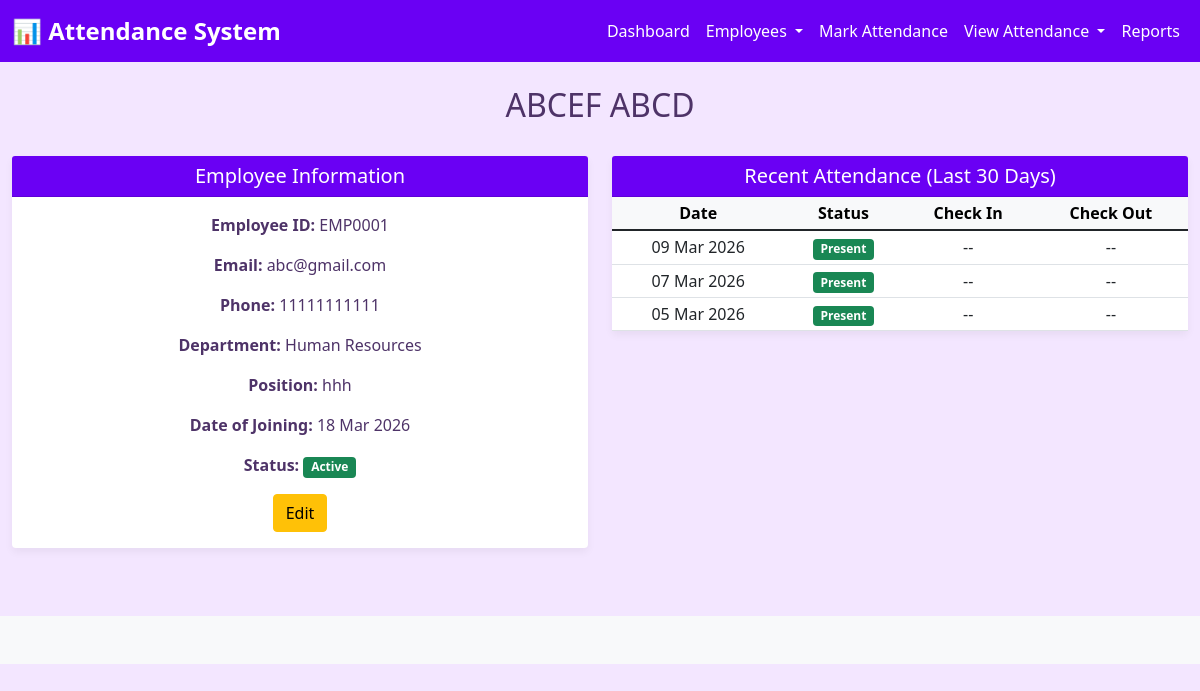
Page /attendance/employees/EMP0001/ on the earlier database version.
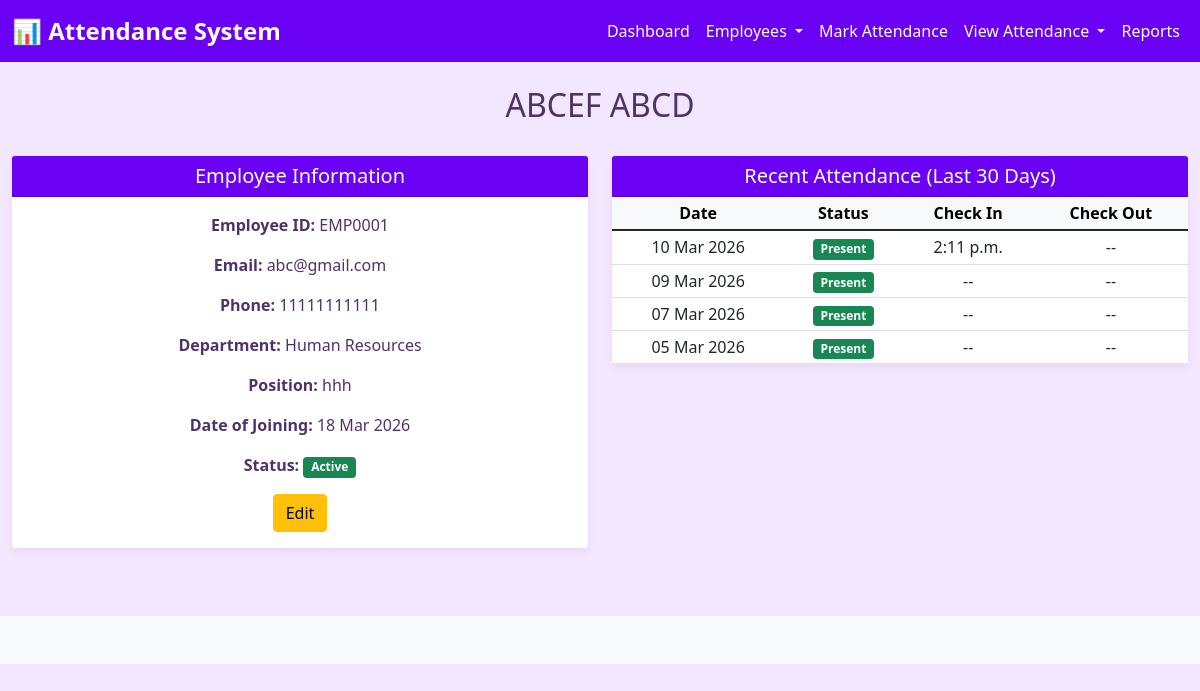
Same page on the later database version.
### attendance/models.py (models this page shows, shortened)
class Attendance(models.Model):
    STATUS_CHOICES = [
        ('PRESENT', 'Present'),
        ('ABSENT', 'Absent'),
        ('WORKING_LEAVE', 'Work From Home'),
        ('NFD', 'No Full Day / Half Day'),
        ('LATE', 'Late'),
    ]
    employee = models.ForeignKey(Employee, on_delete=models.CASCADE, related_name='attendance_records')
    attendance_date = models.DateField(db_index=True)
    status = models.CharField(max_length=20, choices=STATUS_CHOICES)
    check_in_time = models.TimeField(null=True, blank=True)
    check_out_time = models.TimeField(null=True, blank=True)
    remarks = models.TextField(null=True, blank=True)
    created_at = models.DateTimeField(auto_now_add=True, db_index=True)
    updated_at = models.DateTimeField(auto_now=True)
    class Meta:
        ordering = ['-attendance_date']
        unique_together = ['employee', 'attendance_date']
        verbose_name_plural = "Attendance Records"
        indexes = [
            models.Index(fields=['employee', 'attendance_date']),
            models.Index(fields=['attendance_date', 'status']),
        ]

### attendance/views.py (the view)
# urls.py: path('employees/<str:employee_id>/', views.employee_detail, name='employee_detail'),
def employee_detail(request, employee_id):
    employee = get_object_or_404(Employee, employee_id=employee_id)
    thirty_days_ago = datetime.today().date() - timedelta(days=30)
    attendance_records = Attendance.objects.filter(
        employee=employee,
        attendance_date__gte=thirty_days_ago
    ).order_by('-attendance_date')
    context = {
        'employee': employee,
        'attendance_records': attendance_records,
    }
    return render(request, 'attendance/employee_detail.html', context)

### attendance/models.py (called while the page is built)
    def get_full_name(self):
        return f"{self.first_name} {self.last_name}"

### attendance/templates/attendance/employee_detail.html (shortened to what this page needs)
{% extends 'base.html' %}
{% block content %}
<div class="row mb-4">
    <div class="col-md-12">
        <h2>{{ employee.get_full_name }}</h2>
    </div>
</div>
<div class="row">
    <div class="col-md-6">
        <div class="card">
            <div class="card-header">
                <h5 class="mb-0">Employee Information</h5>
            </div>
            <div class="card-body">
                <p><strong>Employee ID:</strong> {{ employee.employee_id }}</p>
                <p><strong>Email:</strong> {{ employee.email }}</p>
                <p><strong>Phone:</strong> {{ employee.phone }}</p>
                <p><strong>Department:</strong> {{ employee.get_department_display }}</p>
                <p><strong>Position:</strong> {{ employee.position }}</p>
                <p><strong>Date of Joining:</strong> {{ employee.date_of_joining|date:"d M Y" }}</p>
                <p><strong>Status:</strong>
                    {% if employee.is_active %}
                        <span class="badge bg-success">Active</span>
                    {% else %}
                        <span class="badge bg-danger">Inactive</span>
                    {% endif %}
                </p>
                <a href="{% url 'attendance:edit_employee' employee.employee_id %}" class="btn btn-warning">Edit</a>
            </div>
        </div>
    </div>
    <div class="col-md-6">
        <div class="card">
            <div class="card-header">
                <h5 class="mb-0">Recent Attendance (Last 30 Days)</h5>
            </div>
            <div class="table-responsive">
                <table class="table table-sm mb-0">
                    <thead class="table-light">
                        <tr>
                            <th>Date</th>
                            <th>Status</th>
                            <th>Check In</th>
                            <th>Check Out</th>
                        </tr>
                    </thead>
                    <tbody>
                        {% for record in attendance_records %}
                        <tr>
                            <td>{{ record.attendance_date|date:"d M Y" }}</td>
                            <td>
                                {% if record.status == 'PRESENT' %}
                                    <span class="badge bg-success">Present</span>
                                {% elif record.status == 'ABSENT' %}
                                    <span class="badge bg-danger">Absent</span>
                                {% elif record.status == 'LATE' %}
                                    <span class="badge bg-warning">Late</span>
                                {% elif record.status == 'HALF_DAY' %}
                                    <span class="badge bg-info">Half Day</span>
                                {% elif record.status == 'LEAVE' %}
                                    <span class="badge bg-secondary">Leave</span>
                                {% endif %}
                            </td>
                            <td>{{ record.check_in_time|default:"--" }}</td>
                            <td>{{ record.check_out_time|default:"--" }}</td>
                        </tr>
                        {% empty %}
                        <tr>
                            <td colspan="4" class="text-center py-3">No attendance records found.</td>
                        </tr>
                        {% endfor %}
                    </tbody>
                </table>
            </div>
        </div>
    </div>
</div>
{% endblock %}

Differences in the rows shown:
added Attendance: attendance_date "10 Mar 2026", status "Present", check_in_time "2:11 p.m.", check_out_time "--"
